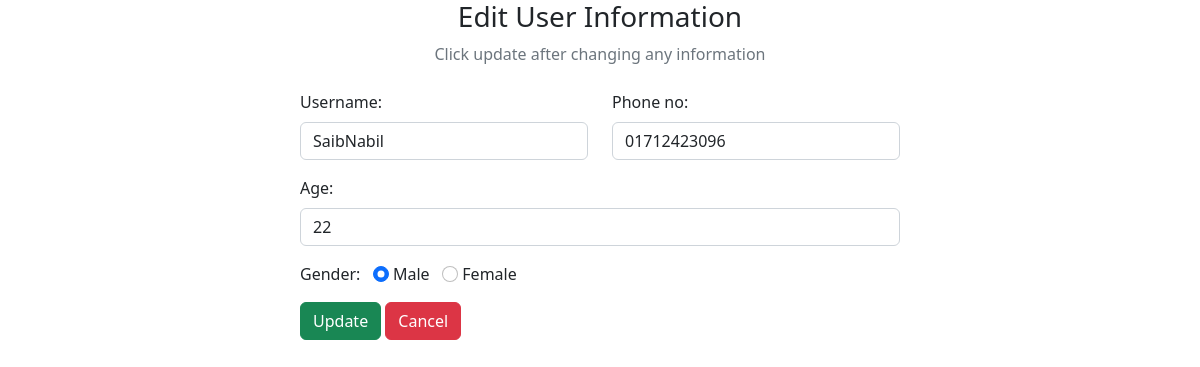
/assets/php crud/edit.php?email=saibnabil@gmail.com, run on the app's committed database.
### tables this page shows
CREATE TABLE `regular_user` (
  `u_email` varchar(255) NOT NULL,
  `name` varchar(255) NOT NULL,
  `age` int(11) NOT NULL,
  `gender` varchar(255) NOT NULL,
  PRIMARY KEY (`u_email`),
  CONSTRAINT `regular_user_ibfk_1` FOREIGN KEY (`u_email`) REFERENCES `user` (`email`) ON DELETE CASCADE ON UPDATE CASCADE
);

CREATE TABLE `reg_user_phone_no` (
  `reg_email` varchar(255) NOT NULL,
  `phone_no` varchar(255) NOT NULL,
  PRIMARY KEY (`reg_email`,`phone_no`),
  CONSTRAINT `reg_user_phone_no_ibfk_1` FOREIGN KEY (`reg_email`) REFERENCES `regular_user` (`u_email`) ON DELETE CASCADE ON UPDATE CASCADE
);

### assets/php crud/edit.php (the view, shortened to what this page needs)
<?php
include "../../connection.php";
$email = $_GET["email"];
?>
<!DOCTYPE html>
<html lang="en">
<head>
  <link href="https://cdn.jsdelivr.net/npm/bootstrap@5.2.3/dist/css/bootstrap.min.css" rel="stylesheet">
  <link rel="stylesheet" href="https://cdnjs.cloudflare.com/ajax/libs/font-awesome/6.4.0/css/all.min.css" />
</head>
<body>
  <div class="container">
    <div class="text-center mb-4">
      <h3>Edit User Information</h3>
      <p class="text-muted">Click update after changing any information</p>
    </div>
    <?php
    $sql = "SELECT * FROM `regular_user` WHERE u_email = '$email' LIMIT 1";
    $result = mysqli_query($con, $sql);
    $row = mysqli_fetch_assoc($result);
    ?>
    <?php
    $sql1 = "SELECT * FROM `reg_user_phone_no` WHERE reg_email = '$email' LIMIT 1";
    $result1 = mysqli_query($con, $sql1);
    $row1 = mysqli_fetch_assoc($result1);
    ?>
    <div class="container d-flex justify-content-center">
      <form action="" method="post" style="width:50vw; min-width:300px;">
        <div class="row mb-3">
          <div class="col">
            <label class="form-label">Username:</label>
            <input type="text" class="form-control" name="name" value="<?php echo $row['name'] ?>">
          </div>
          <div class="col">
            <label class="form-label">Phone no:</label>
            <input type="text" class="form-control" name="phone_no" value="<?php echo $row1['phone_no'] ?>">
          </div>
        </div>
        <div class="mb-3">
          <label class="form-label">Age:</label>
          <input type="number" class="form-control" name="age" value="<?php echo $row['age'] ?>">
        </div>
        <div class="form-group mb-3">
          <label>Gender:</label>
          <input type="radio" class="form-check-input" name="gender" id="male" value="male" <?php echo ($row["gender"] == 'male') ? "checked" : ""; ?>>
          <label for="male" class="form-input-label">Male</label>
          <input type="radio" class="form-check-input" name="gender" id="female" value="female" <?php echo ($row["gender"] == 'female') ? "checked" : ""; ?>>
          <label for="female" class="form-input-label">Female</label>
        </div>
        <div>
          <button type="submit" class="btn btn-success" name="submit">Update</button>
          <a href="../../user-dashboard.php" class="btn btn-danger">Cancel</a>
        </div>
      </form>
    </div>
  </div>
</body>
</html>

### data on the page
regular_user: name "SaibNabil", age "22", gender "☑ Male", gender "☐ Female"
reg_user_phone_no: phone_no "01712423096"
